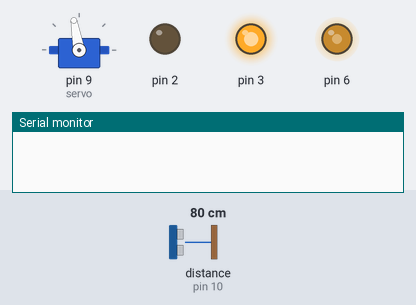
The sketch below on a simulated Arduino Uno, built with avr-gcc and run on an emulated ATmega328P. Parts: servo, output pins drawn as LEDs (lit = HIGH), the last lines printed to the serial monitor. Wiring (inferred from the names in the program): ultrasonic range finder: trigger pin 8; echo pin 10. Inputs (shaded band) come from the test bench; at power-on: distance to the obstacle (sensor on pin 10) 80 cm. The echo pulse lasts 58.3 µs per cm; pins used as bus, display or sensor lines are not drawn.

Above: at 0.1 s.
At 2.8 s:
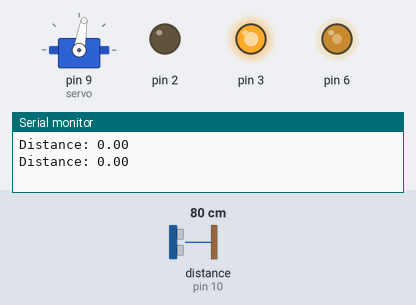
2.9 s: distance to the obstacle (sensor on pin 10) set to 299 cm
Timing chart, 0 to 5.9 s (numbered marks = the images above; inputs shaded):
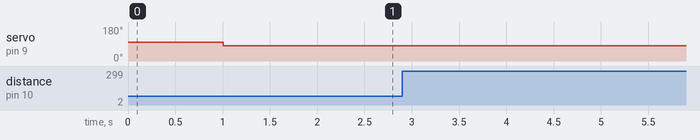

The sketch:

Ultrasonic2.ino
```cpp
#include <Servo.h>
Servo servo;

#define ENB 6;

const int motorspeed = 130;

const int trigPinr = 11;

const int echoPinr = 10;

const int echoPinf = 7;

const int trigPinf = 8;

float durationr, distancer;

float durationf, distancef;

void setup()
{
  pinMode(2, OUTPUT);
  //NEGATIVE OF MOTOR
  pinMode(3, OUTPUT);
  //POSITIVE OF MOTOR
  pinMode(9, OUTPUT);
  //MOTOR SENSOR PIN
  servo.attach(9);
  servo.write(100);
  pinMode(trigPinr, OUTPUT);
  pinMode(echoPinr, INPUT);

  pinMode(trigPinf, OUTPUT);
  pinMode(echoPinf, INPUT);

  analogWrite(6, motorspeed);

  Serial.begin(9600);
  digitalWrite(2, LOW);
  digitalWrite(3, HIGH);

}

void loop()
{

  digitalWrite(trigPinr, LOW);
	delayMicroseconds(1);
	digitalWrite(trigPinr, HIGH);
	delayMicroseconds(5);
	digitalWrite(trigPinr, LOW);

  durationr = pulseIn(echoPinr, HIGH);

  distancer = (durationr * .343)/20;

  digitalWrite(trigPinf, LOW);
	delayMicroseconds(1);
	digitalWrite(trigPinf, HIGH);
	delayMicroseconds(5);
	digitalWrite(trigPinf, LOW);

  durationf = pulseIn(echoPinr, HIGH);

  distancef = (durationf * .343)/20;

  Serial.print("Distance: ");
  Serial.println(distancer);

  distancer = map(distancer, 0 , 15 , 80 , 120);

  servo.write(distancer);


//  if (distancef > 15)
//  {

//  digitalWrite(2, LOW);
//  digitalWrite(3, HIGH);

//  }

//  else if (distancef < 15)
//  {
  //  digitalWrite(2, LOW);
    //digitalWrite(3, LOW);
  //}


}
```
